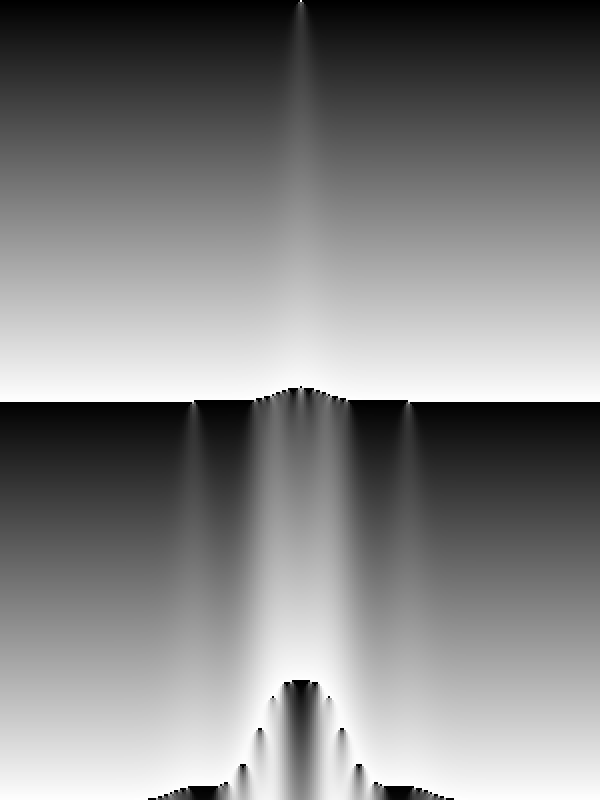
Frame 1 (no input)
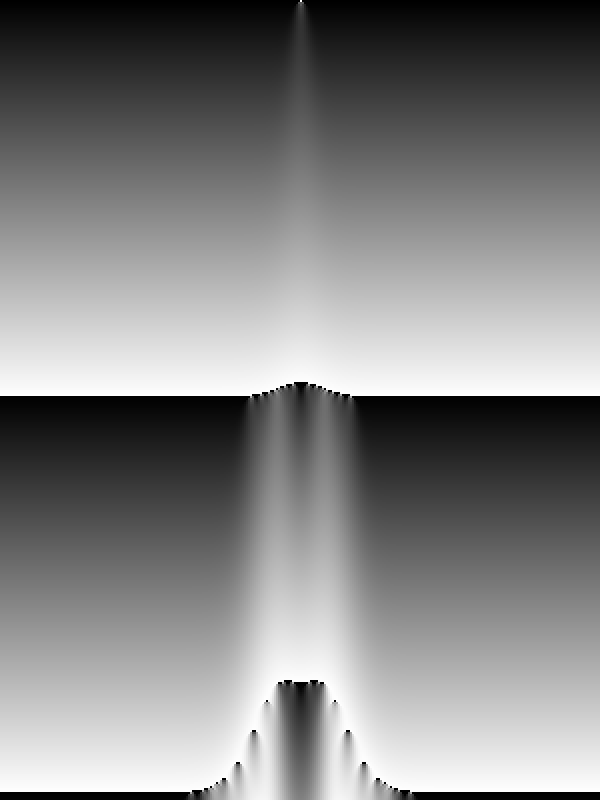
Frame 60 (the mouse pressed at the canvas centre just before this capture)
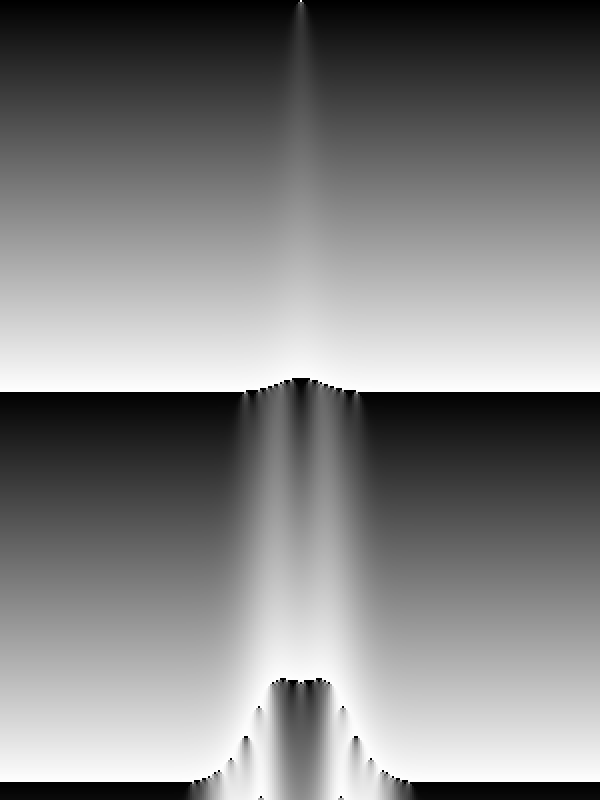
Frame 120 (the mouse held since frame 60 and released just before this capture)

The Processing sketch that drew these frames (run headless with seeded random() and noise(); from frame 60 on, the mouse is pressed at the canvas centre):

// Processing sketch: Continuous
// ── Continuous.pde
final int DRAW_SCALE = 2;

float K = 1;
float H = 0.005;

float[][] board;

int boardHeight, boardWidth;


void setup() {
  size(600, 800);
  frameRate(60);
  boardHeight = height / DRAW_SCALE;
  boardWidth = width / DRAW_SCALE;
  board = new float[boardHeight][boardWidth];
}


void draw() {
  background(0);
  noStroke();
  
  // top row always empty with middle cell full
  for (int x = 0; x < boardWidth; x++) board[0][x] = 0; //<>//
  board[0][boardWidth/2] = 1.0;
  
  fill(255.0);
  rect((boardWidth/2)*DRAW_SCALE, 0, DRAW_SCALE, DRAW_SCALE);
  
  for (int y = 1; y < boardHeight; y++) {
    for (int x = 0; x < boardWidth; x++) {
      float avg = (
        board[y-1][(x + boardWidth - 1) % boardWidth] + 
        board[y-1][x] + 
        board[y-1][(x+1) % boardWidth]
        ) / 3;
      
      avg /= K;
      avg += H;
      
      board[y][x] = avg - floor(avg);
      
      fill(board[y][x] * 255);
      rect(x*DRAW_SCALE, y*DRAW_SCALE, DRAW_SCALE, DRAW_SCALE);
    }
  }
  
  H += 0.000001;
}
